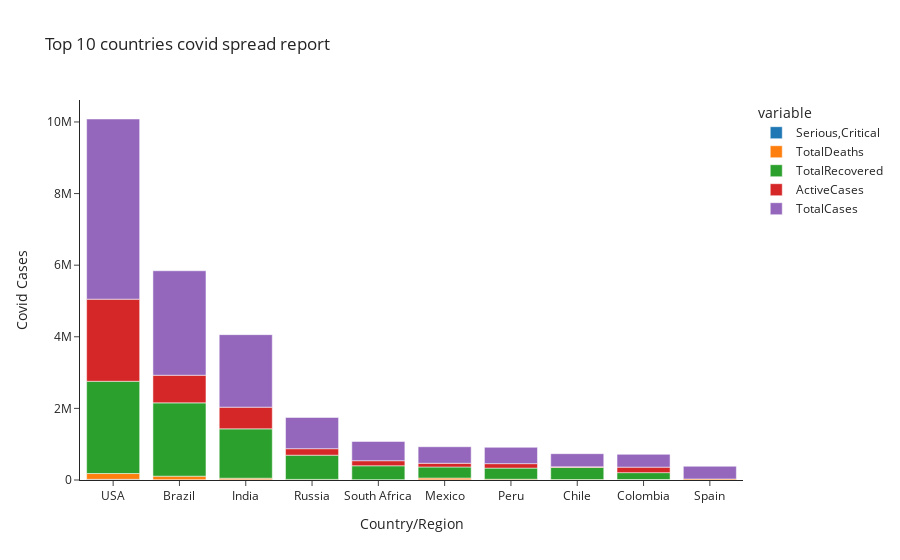

Notebook code for this chart:
### Code cell
px.bar(worldmeter_data.sort_values(by="TotalCases", ascending=False).head(10),x='Country/Region',y=['Serious,Critical','TotalDeaths','TotalRecovered','ActiveCases','TotalCases'],template="simple_white", title="Top 10 countries covid spread report",
      labels={"value": "Covid Cases"})\
    .show()

### Figure 1 — Plotly figure (JSON) as saved in the notebook; plotly's stock layout.template omitted (floating-point values rounded to 4 significant figures)
{"data": [{"alignmentgroup": "True", "hovertemplate": "variable=Serious,Critical<br>Country/Region=%{x}<br>Covid Cases=%{y}<extra></extra>", "legendgroup": "Serious,Critical", "marker": {"color": "#1F77B4", "pattern": {"shape": ""}}, "name": "Serious,Critical", "offsetgroup": "Serious,Critical", "orientation": "v", "showlegend": true, "textposition": "auto", "type": "bar", "x": ["USA", "Brazil", "India", "Russia", "South Africa", "Mexico", "Peru", "Chile", "Colombia", "Spain"], "xaxis": "x", "y": [18300.0, 8318.0, 8944.0, 2300.0, 539.0, 3987.0, 1426.0, 1358.0, 1493.0, 617.0], "yaxis": "y"}, {"alignmentgroup": "True", "hovertemplate": "variable=TotalDeaths<br>Country/Region=%{x}<br>Covid Cases=%{y}<extra></extra>", "legendgroup": "TotalDeaths", "marker": {"color": "#FF7F0E", "pattern": {"shape": ""}}, "name": "TotalDeaths", "offsetgroup": "TotalDeaths", "orientation": "v", "showlegend": true, "textposition": "auto", "type": "bar", "x": ["USA", "Brazil", "India", "Russia", "South Africa", "Mexico", "Peru", "Chile", "Colombia", "Spain"], "xaxis": "x", "y": [162800.0, 98640.0, 41640.0, 14610.0, 9604.0, 50520.0, 20420.0, 9889.0, 11940.0, 28500.0], "yaxis": "y"}, {"alignmentgroup": "True", "hovertemplate": "variable=TotalRecovered<br>Country/Region=%{x}<br>Covid Cases=%{y}<extra></extra>", "legendgroup": "TotalRecovered", "marker": {"color": "#2CA02C", "pattern": {"shape": ""}}, "name": "TotalRecovered", "offsetgroup": "TotalRecovered", "orientation": "v", "showlegend": true, "textposition": "auto", "type": "bar", "x": ["USA", "Brazil", "India", "Russia", "South Africa", "Mexico", "Peru", "Chile", "Colombia", "Spain"], "xaxis": "x", "y": [2577000.0, 2048000.0, 1377000.0, 676400.0, 387300.0, 308800.0, 310300.0, 340200.0, 192400.0, null], "yaxis": "y"}, {"alignmentgroup": "True", "hovertemplate": "variable=ActiveCases<br>Country/Region=%{x}<br>Covid Cases=%{y}<extra></extra>", "legendgroup": "ActiveCases", "marker": {"color": "#D62728", "pattern": {"shape": ""}}, "name": "ActiveCases", "offsetgroup": "ActiveCases", "orientation": "v", "showlegend": true, "textposition": "auto", "type": "bar", "x": ["USA", "Brazil", "India", "Russia", "South Africa", "Mexico", "Peru", "Chile", "Colombia", "Spain"], "xaxis": "x", "y": [2293000.0, 771300.0, 606400.0, 180900.0, 141300.0, 103300.0, 124600.0, 16610.0, 153400.0, null], "yaxis": "y"}, {"alignmentgroup": "True", "hovertemplate": "variable=TotalCases<br>Country/Region=%{x}<br>Covid Cases=%{y}<extra></extra>", "legendgroup": "TotalCases", "marker": {"color": "#9467BD", "pattern": {"shape": ""}}, "name": "TotalCases", "offsetgroup": "TotalCases", "orientation": "v", "showlegend": true, "textposition": "auto", "type": "bar", "x": ["USA", "Brazil", "India", "Russia", "South Africa", "Mexico", "Peru", "Chile", "Colombia", "Spain"], "xaxis": "x", "y": [5032000.0, 2918000.0, 2025000.0, 871900.0, 538200.0, 462700.0, 455400.0, 366700.0, 357700.0, 354500.0], "yaxis": "y"}], "layout": {"barmode": "relative", "legend": {"title": {"text": "variable"}, "tracegroupgap": 0}, "title": {"text": "Top 10 countries covid spread report"}, "xaxis": {"anchor": "y", "domain": [0.0, 1.0], "title": {"text": "Country/Region"}}, "yaxis": {"anchor": "x", "domain": [0.0, 1.0], "title": {"text": "Covid Cases"}}}}
